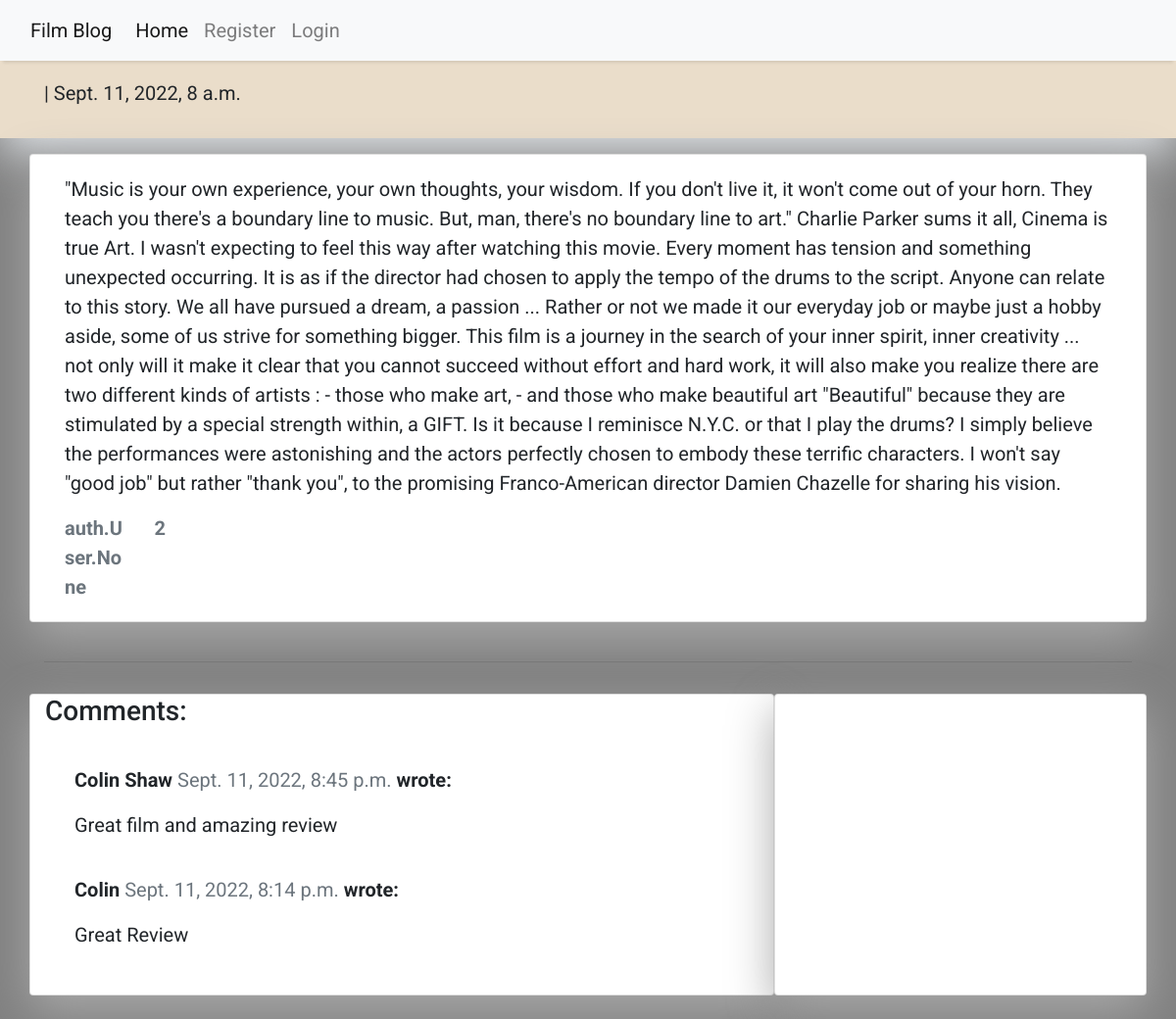
The app's page /damien-chazelle/ with its own data.
### blog/models.py (models this page shows, shortened)
class Post(models.Model):
    film_title = models.CharField(max_length=200, unique=True, null=True)
    slug = models.SlugField(max_length=200, unique=True, null=True)
    blogger = models.ForeignKey(User, on_delete=models.CASCADE, related_name='blog_posts', null=True)
    director = models.CharField(max_length=200, unique=True, null=True)
    actor = models.CharField(max_length=200, unique=True, null=True)
    updated_on = models.DateTimeField(auto_now=True, null=True)
    content = models.TextField()
    created_on = models.DateTimeField(auto_now_add=True, null=True)
    status = models.IntegerField(choices=STATUS, default=0)
    likes = models.ManyToManyField(User, related_name='blog_likes')
    class Meta:
        ordering = ['-created_on']
    def number_of_likes(self):
        return self.likes

class Comment(models.Model):
    post = models.ForeignKey(Post,on_delete=models.CASCADE,related_name='comments')
    name = models.CharField(max_length=80)
    email = models.EmailField()
    body = models.TextField()
    created_on = models.DateTimeField(auto_now_add=True)
    approved = models.BooleanField(default=False)
    class Meta:
        ordering = ['created_on']

### blog/views.py (the view, shortened to what this page needs)
# urls.py: path('<slug:slug>/', views.PostDetail.as_view(), name='details_post'),
class PostDetail(View):
    def get(self, request, slug, *args, **kwargs):
        queryset = Post.objects.filter(status=1)
        post = get_object_or_404(queryset, slug=slug)
        comments = post.comments.filter(approved=True).order_by("-created_on")
        liked = False
        if post.likes.filter(id=self.request.user.id).exists():
            liked = True
        return render(
            request,
            "details_post.html",
            {
                "post": post,
                "comments": comments,
                "liked": liked,
                "comment_form": CommentForm()
            },
        )

### templates/details_post.html (shortened to what this page needs)
{% extends 'base.html' %} {% block content %}
{% load crispy_forms_tags %}
<div class="masthead">
    <div class="container">
        <div class="row g-0">
            <div class="col-md-6 masthead-text">
                <p class="post-subtitle">{{ post.author }} | {{ post.created_on }}</p>
            </div>
        </div>
    </div>
</div>
<div class="container">
    <div class="row">
        <div class="col card mb-4  mt-3 left  top">
            <div class="card-body">
                <p class="card-text ">
                    {{ post.content | safe }}
                </p>
                <div class="row">
                    <div class="col-1">
                        <strong class="text-secondary"> {{ post.number_of_likes }} </strong>
                    </div>
                    <div class="col-1">
                        {% with comments.count as total_comments %}
                        <strong class="text-secondary">
                            {{ total_comments }}</strong>
                        {% endwith %}
                    </div>
                </div>
            </div>
        </div>
    </div>
    <div class="row">
        <div class="col">
            <hr>
        </div>
    </div>
    <div class="row">
        <div class="col-md-8 card mb-4  mt-3 ">
            <h3>Comments:</h3>
            <div class="card-body">
                {% for comment in comments %}
                <div class="comments" style="padding: 10px;">
                    <p class="font-weight-bold">
                        {{ comment.name }}
                        <span class=" text-muted font-weight-normal">
                            {{ comment.created_on }}
                        </span> wrote:
                    </p>
                    {{ comment.body | linebreaks }}
                </div>
                {% endfor %}
            </div>
        </div>
        <div class="col-md-4 card mb-4  mt-3 ">
            <div class="card-body">
            </div>
        </div>
    </div>
</div>
{% endblock content %}

### static/style.css (style rules this page uses)
body { font-family: "Roboto", sans-serif; font-size: 20px; background-color: #808080; }
.masthead { background: #EADDCA; height: auto; padding-bottom: 15px; box-shadow: 0 16px 48px #E3E7EB; padding-top: 10px; }
.card { box-shadow: 0 16px 48px #A9A9A9; }

### records on screen
Post: created_on "Sept. 11, 2022, 8 a.m.", content "\"Music is your own experience, your own thoughts, your wisdom. If you don't live it, it won't come out of your horn. They teach you there's a boundary line to music. But, man, there's no boundary line to art.\" Charlie Parker sums it all, Cinema is true Art. I wasn't expecting to feel this way after watching this movie. Every moment has tension and something unexpected occurring. It is as if the director had chosen to apply the tempo of the drums to the script. Anyone can relate to this story. We all have pursued a dream, a passion ... Rather or not we made it our everyday job or maybe just a hobby aside, some of us strive for something bigger. This film is a journey in the search of your…", number_of_likes "auth.User.None"
Comment: name "Colin Shaw", created_on "Sept. 11, 2022, 8:45 p.m.", body "Great film and amazing review"
Comment: name "Colin", created_on "Sept. 11, 2022, 8:14 p.m.", body "Great Review"

### other values on screen
{{ total_comments }} "2"
